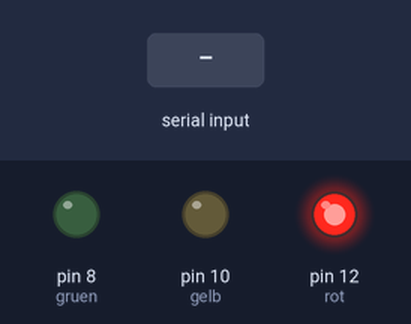
A sketch run on a simulated Arduino Uno, built with avr-gcc and run on an emulated ATmega328P. On the bench: output pins drawn as LEDs (lit = HIGH). The inputs (shaded band) are chosen by the test bench.

Above: at 1.2 s.
1.3 s: "1\n" received over Serial
At 1.7 s:
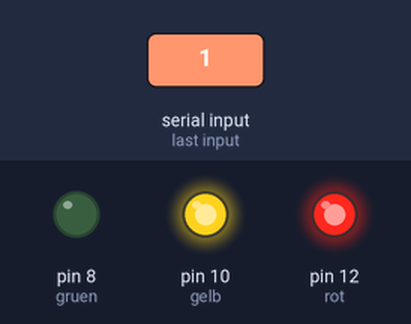
At 3.0 s:
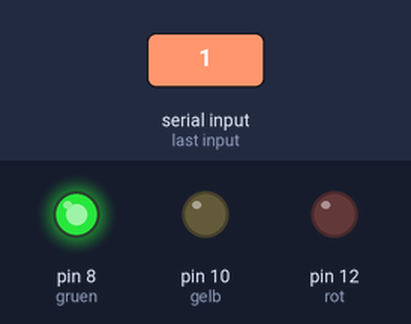
Timing chart, 0 to 6.0 s (numbered marks = the images above; inputs shaded):
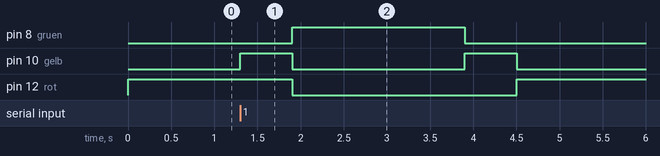

Measured:
- after the input at 1.3 s, pin 8 (gruen): LOW → HIGH after 0.60 s, → LOW 2.0 s later; pin 10 (gelb): alternates HIGH for 0.60 s and LOW for 2.0 s, 4 changes in all, then stays LOW, starting at once; pin 12 (rot): HIGH → LOW after 0.60 s, → HIGH 2.6 s later

The sketch:

mc05.ino
```cpp
int rot =   12;
int gelb =  10;
int gruen = 8;

void setup()
{
  Serial.begin(9600);
  pinMode(rot, OUTPUT);
  pinMode(gelb, OUTPUT);
  pinMode(gruen, OUTPUT);
}

void loop()
{
  digitalWrite(rot, 1);
  int cmd = Serial.parseInt();
  if(cmd == 1)
  {
    digitalWrite(gelb, 1);
    delay(600);
    digitalWrite(rot, 0);
    digitalWrite(gelb, 0);
    digitalWrite(gruen, 1);
    delay(2000);
    digitalWrite(gruen, 0);
    digitalWrite(gelb, 1);
    delay(600);
    digitalWrite(gelb, 0);
    digitalWrite(rot, 1);
    delay(2000);
  }
}
```
